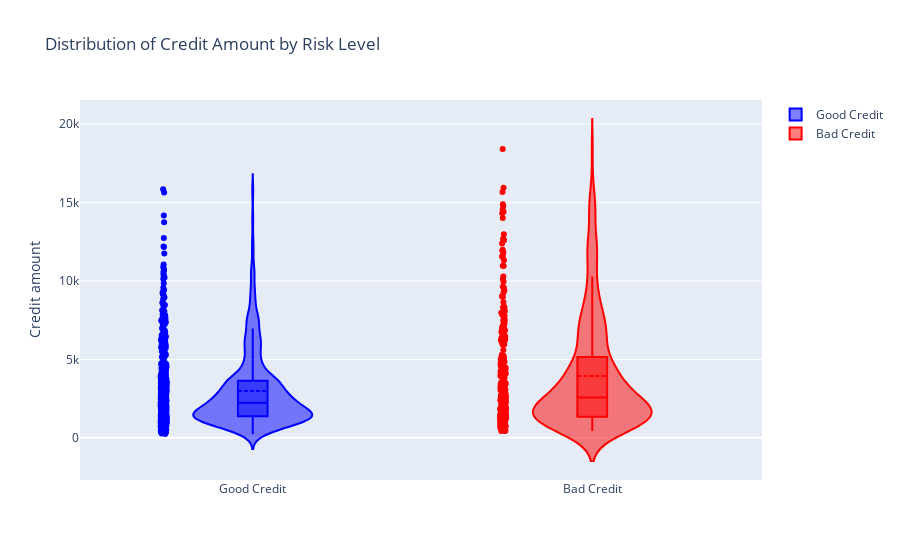

The notebook cell this image was saved under:
### Code cell
import plotly.graph_objects as go

# Separar os dados para cada nível de risco
good_credit = df[df['Risk'] == 'good']['Credit amount']
bad_credit = df[df['Risk'] == 'bad']['Credit amount']

# Criar traços de densidade para cada nível de risco
trace1 = go.Violin(
    y=good_credit,
    box_visible=True,
    line_color='blue',
    meanline_visible=True,
    name='Good Credit',
    points='all',
    jitter=0.05
)

trace2 = go.Violin(
    y=bad_credit,
    box_visible=True,
    line_color='red',
    meanline_visible=True,
    name='Bad Credit',
    points='all',
    jitter=0.05
)

# Criar layout para o gráfico
layout = go.Layout(
    title='Distribution of Credit Amount by Risk Level',
    yaxis=dict(title='Credit amount'),
    violingap=0.5
)

# Criar figura
fig = go.Figure(data=[trace1, trace2], layout=layout)

# Mostrar o gráfico
fig.show()

### Figure 1 — Plotly figure (JSON) as saved in the notebook; plotly's stock layout.template omitted (floating-point values rounded to 4 significant figures; data arrays with more than 128 entries replaced by an {"elided": "..."} marker saying what was removed)
{"data": [{"box": {"visible": true}, "jitter": 0.05, "line": {"color": "blue"}, "meanline": {"visible": true}, "name": "Good Credit", "points": "all", "type": "violin", "y": {"elided": "700 int values"}}, {"box": {"visible": true}, "jitter": 0.05, "line": {"color": "red"}, "meanline": {"visible": true}, "name": "Bad Credit", "points": "all", "type": "violin", "y": {"elided": "300 int values"}}], "layout": {"title": {"text": "Distribution of Credit Amount by Risk Level"}, "violingap": 0.5, "yaxis": {"title": {"text": "Credit amount"}}}}
